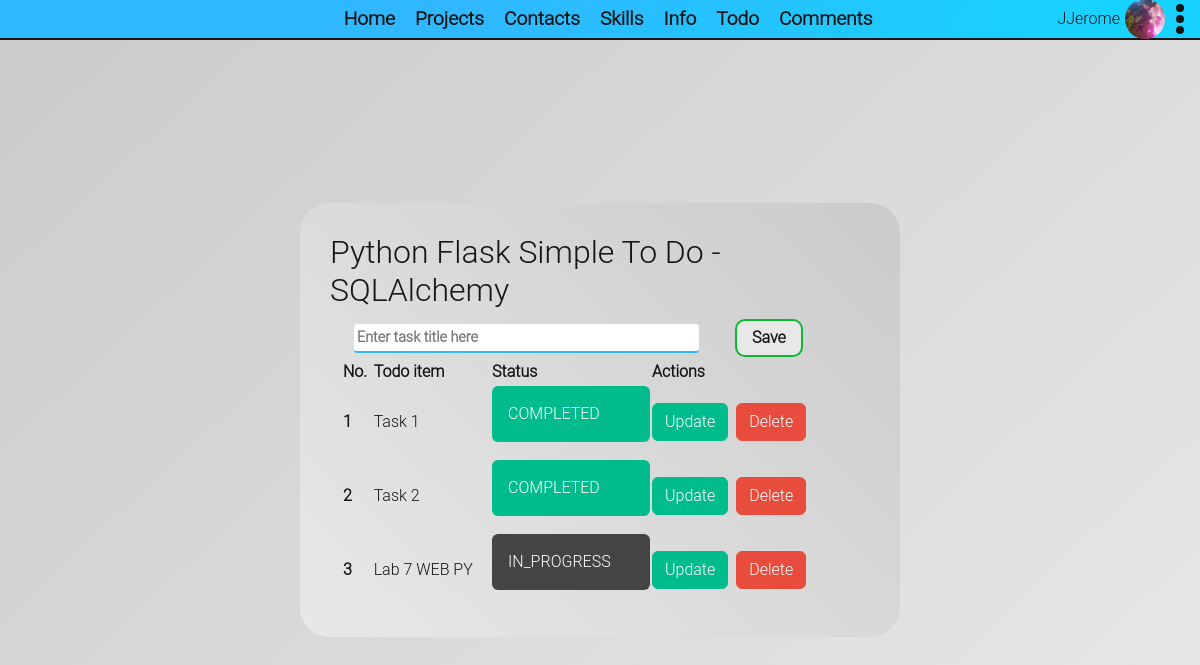
The app's page /todo (signed in), older data.
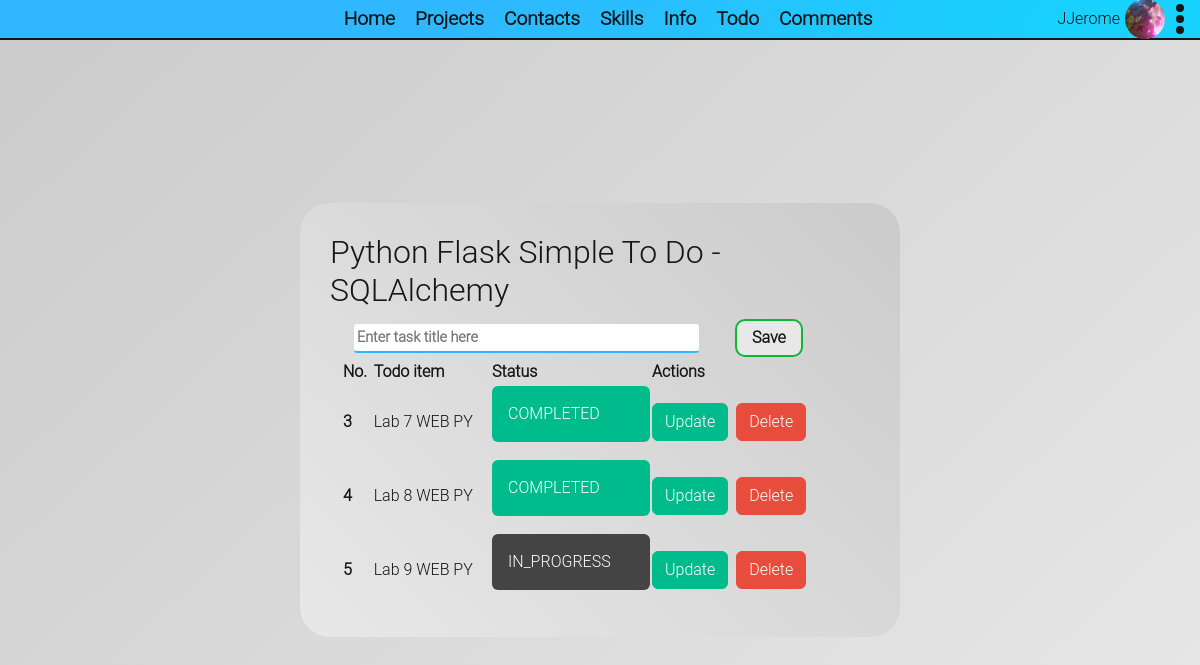
The same page, newer data.
### entitys/User.py (models this page shows, shortened)
class AuthUser(db.Model, UserMixin):
    id = db.Column(db.Integer, primary_key=True)
    email = db.Column(db.String(35), unique=True, nullable=False)
    username = db.Column(db.String(30), unique=True, nullable=False)
    password_hash = db.Column(db.String(60), unique=False, nullable=False)
    avatar_image = db.Column(db.String(30), nullable=True, default="default.png")
    @property
    def password(self):
        raise AttributeError("password is not a readable attribute")
    @staticmethod
    @login_manager.user_loader
    def user_loader(user_id: int):
        return AuthUser.query.get(user_id)

### entitys/ToDo.py (models this page shows, shortened)
class ToDo(db.Model):
    id = db.Column(db.Integer, primary_key=True)
    title = db.Column(db.String(100))
    completed = db.Column(db.Boolean)
    status = db.Column(db.String(20))
    class Status:
        COMPLETED = "COMPLETED"
        IN_PROGRESS = "IN_PROGRESS"

### app/views.py (the view)
@app.route('/todo', methods=["GET"])
@login_required
def todo_page():
    return base_render("todo-page.html", todo_list=ToDo.query.all(), todo_form=ToDoForm())

### entitys/ToDo.py
class ToDoForm(FlaskForm):
    title = StringField("", validators=[DataRequired(message="This field is required.")])
    submit = SubmitField("Save")

### app/views.py (called while the page is built)
def base_render(template: str, **context):
    return render_template(template, about_os=platform.platform(), user_agent_info=request.user_agent.string, **context)

### app/templates/todo-page.html (shortened to what this page needs)
{% extends 'portfolio-base.html' %}
{% block links %}
    <link rel="stylesheet" type="text/css" href="{{ url_for('static', filename='css/todo-page.css') }}">
{% endblock %}
{% set status_style_class = {
"COMPLETED": "alert-success",
"IN_PROGRESS": "alert-secondary"
} %}
{% from "render-filed.html" import render_field %}
{% block content %}
    <div class="main-wrapper">
        <main class="main container w-50">
            <div class="row">
                <h3>Python Flask Simple To Do - SQLAlchemy</h3>
            </div>
            <div class="row container">
                <form
                        class="row todo-add-part d-flex flex-row align-items-center"
                        action="{{ url_for("add_todo") }}"
                        METHOD="post"
                        novalidate
                >
                    {{ render_field(todo_form.title, class="default-input", placeholder="Enter task title here") }}
                    {{ todo_form.submit(class="default-submit w-auto mx-4") }}
                </form>
                <div class="row todo-table">
                    <table>
                        <thead>
                        <tr>
                            <th scope="col">No.</th>
                            <th scope="col">Todo item</th>
                            <th scope="col">Status</th>
                            <th scope="col">Actions</th>
                        </tr>
                        </thead>
                        <tbody>
                        {% for todo in todo_list %}
                            <tr>
                                <th scope="row">{{ todo.id }}</th>
                                <td>{{ todo.title }}</td>
                                <td>
                                    <div class="alert {{ status_style_class[todo.status] }}" role="alert">
                                        {{ todo.status }}
                                    </div>
                                </td>
                                <td>
                                    <a href="{{ url_for("update_todo", id=todo.id) }}" class="btn btn-success">Update</a>
                                    <a href="{{ url_for("delete_todo", id=todo.id) }}" class="btn btn-danger ms-1">Delete</a>
                                </td>
                            </tr>
                        {% endfor %}
                        </tbody>
                    </table>
                </div>
            </div>
        </main>
    </div>
{% endblock %}

### app/templates/portfolio-base.html (shortened to what this page needs)
<!doctype html>
<html lang="en">
<head>
    <link rel="stylesheet" href="https://cdn.jsdelivr.net/npm/bootswatch@5.3.2/dist/darkly/bootstrap.min.css"
>
    <link rel="stylesheet" type="text/css" href="{{ url_for('static', filename='css/styles.css') }}">
    {% block links %}
    {% endblock %}
</head>
<body class="bg-white-gradient">
<header class="bg-blue-gradient">
    {% include "base-navigation.html" %}
    <div class="right-side">
        {% include "user_details_header.html" %}
    </div>
</header>
{% block content -%}
{% endblock %}
</body>
</html>

### app/templates/render-filed.html (shortened to what this page needs)
{% macro render_field(field) %}
    {% if field.type == 'BooleanField' %}
        <div class="d-flex flex-row justify-content-center align-items-center form-field-row">
            {% if field.label is defined and field.label.text %}
                <dt class="w-100 d-flex flex-row justify-content-center align-items-center">{{ field.label(class="control-label") }}
            {% endif %}
            {{ field(class="default-input mx-4", **kwargs) | safe }}
        </div>
    {% else %}
        <div class="form-field-row">
            {{ field(class="default-input", **kwargs) | safe }}
        </div>
    {% endif %}
{% endmacro %}

### app/templates/base-navigation.html
{% set navs = {
"Home": url_for('portfolio_main'),
"Projects": url_for('portfolio_projects'),
"Contacts": url_for('portfolio_contacts'),
"Skills": url_for('portfolio_skills'),
"Info": url_for('info'),
"Todo": url_for('todo_page'),
"Comments": url_for('comments_page')
} %}
<nav class="navigation">
    <ul class="nav-pages" id="navPages">
        {% for label, nav in navs.items() %}
            <li><a href="{{ nav }}">{{ label }}</a></li>
        {% endfor %}
    </ul>
</nav>

### app/templates/user_details_header.html (shortened to what this page needs)
{% block links %}
    <link rel="stylesheet" type="text/css" href="{{ url_for('static', filename='css/user_details_header.css') }}">
{% endblock %}
{% if not current_user.is_authenticated %}
    <div class="">
        <a href="{{ url_for("login") }}">Sign-in</a>
        <a href="{{ url_for("sign_up") }}">Sign-up</a>
    </div>
{% else %}
    <div class="d-flex flex-row align-items-center justify-content-center">
        <div>
            {{ current_user.username }}
        </div>
        <div class="user-details-avatar"
                style="background-image: url('{{ url_for('static', filename='images/users-avatars/' + current_user.avatar_image) }}')"
        >
        </div>
        <div class="nav-item dropdown">
            <a class="dropdown-toggle show user-details"
               data-bs-toggle="dropdown"
               role="button"
               aria-haspopup="true"
               aria-expanded="true"
            >
                <span></span>
                <span></span>
                <span></span>
            </a>
        </div>
    </div>
{% endif %}

### app/static/css/styles.css (style rules this page uses)
* { --white-color: #e8e8e8; --white-second-color: #cbcbcb; --black-color: #151515; --semi-black-color: #1515157F; --blue-color: #2FB8FFFF; --blue-second-color: #17D2FFFF; --grean-color: #0ab930; --grean-second-color: #2ac44d; --select-color: #ffe700; --select-hover-color: #ffe700; --white-gradient: linear-gradient(317deg, var(--white-color), var(--white-second-color)); --white-gradient-revers: linear-gradient(-317deg, var(--white-color), var(--white-second-color)); --blue-gradient: linear-gradient(123deg, var(--blue-color) 39.22%, var(--blue-second-color) 90.31%); --purple-gradient: linear-gradient(123deg, rgb(115, 33, 255) 39.22%, rgb(139, 84, 229) 90.31%); --light-purple-gradient: linear-gradient(123deg, rgb(139, 84, 229) 39.22%, rgb(169, 124, 245) 90.31%); font-family: "Roboto Light", sans-serif; color: var(--black-color); }
a { color: var(--black-color); }
div, ul, body { padding: 0; margin: 0; }
body { display: flex; flex-direction: column; min-height: 100vh; }
.bg-white-gradient { background: var(--white-gradient); }
.bg-blue-gradient { background: var(--blue-gradient); }
header { display: flex; align-items: center; justify-content: space-between; border-bottom: 2px solid var(--black-color); height: 40px; padding: 0 10px; }
.navigation { display: flex; flex-direction: row; justify-content: space-evenly; align-items: center; height: 40px; }
.nav-pages { list-style: none; display: flex; flex-direction: row; justify-content: space-between; align-content: center; max-width: 400px; width: 100%; height: 100%; }
.nav-pages li { display: flex; align-items: center; }
.nav-pages li a { font-size: 1.2rem; font-weight: 700; text-decoration: none; padding: 10px; transition: ease .2s; }
.default-input { width: 100%; margin: 3px 0; padding: 3px; border-radius: 3px; border: none; border-bottom: 2px solid var(--blue-color); font-size: .9rem; font-weight: 600; outline: none; transition: ease .15s; }
.default-submit { display: flex; box-sizing: border-box; margin: 2px; padding: 5px 15px; border-radius: 10px; font-size: 1rem; font-weight: 600; border: 2px solid var(--grean-color); background: var(--white-color); transition: ease .1s; }

### app/static/css/todo-page.css (style rules this page uses)
.main-wrapper { display: flex; flex: 1; flex-direction: column; align-items: center; justify-content: center; width: 100%; height: 100%; }
.main-wrapper .main { display: flex; flex-direction: column; justify-content: center; align-items: center; border-radius: 30px; padding: 30px; background: var(--white-gradient-revers); }
.form-field-row { width: 75%; }

### app/static/css/user_details_header.css (style rules this page uses)
.dropdown-toggle::after { content: none;!important; }
.user-details { display: flex; flex-direction: column; justify-content: space-between; align-items: center; height: 30px; width: 10px; margin: 0 5px; }
.user-details span { display: block; width: 8px; height: 8px; border-radius: 100%; background: var(--black-color); }
.user-details-avatar { margin: 5px; width: 40px; height: 40px; border-radius: 100%; background-size: cover;!important; }

Row changes from the older to the newer data that the page shows:
removed ToDo: id "1", title "Task 1", status "COMPLETED"
removed ToDo: id "2", title "Task 2", status "COMPLETED"
changed ToDo "Lab 7 WEB PY": status "IN_PROGRESS" → "COMPLETED"
added ToDo: id "4", title "Lab 8 WEB PY", status "COMPLETED"
added ToDo: id "5", title "Lab 9 WEB PY", status "IN_PROGRESS"
